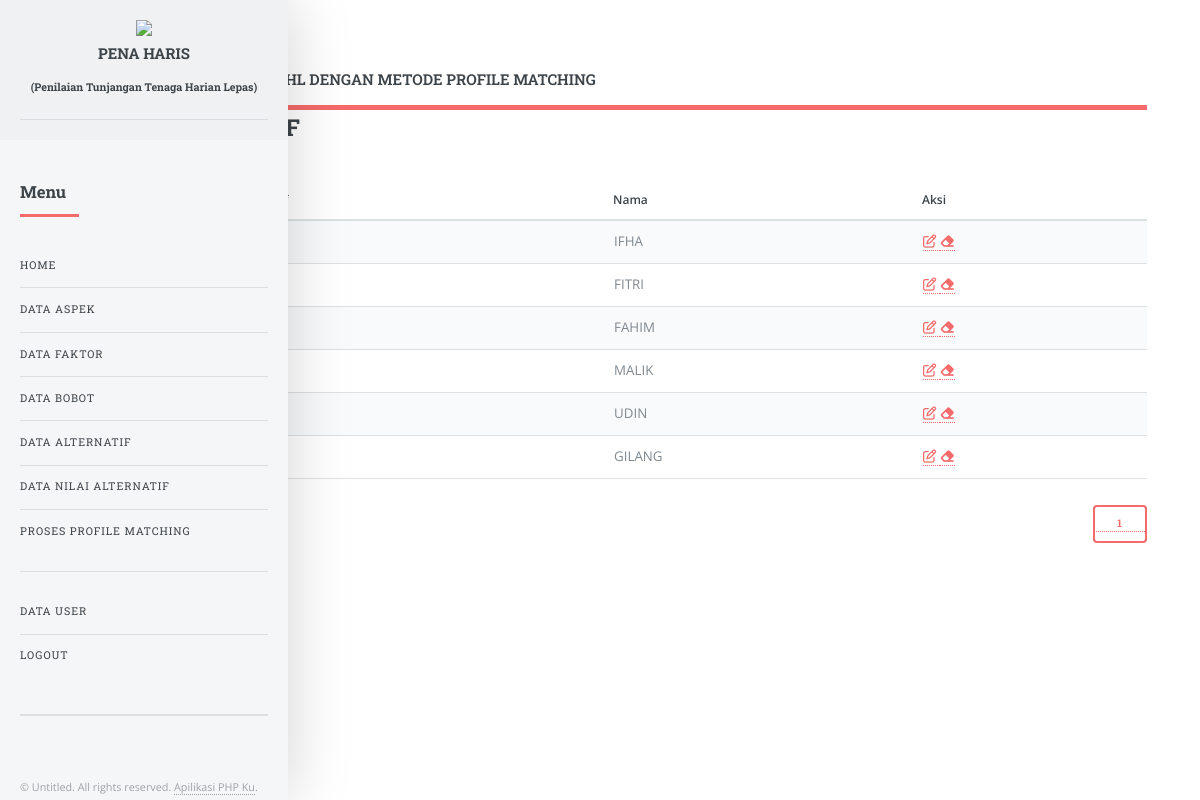
Screenshot of /index.php?page=alternatif (signed in) with the database file from the repository.
### tables this page shows
CREATE TABLE `tbl_karyawan` (
  `id_karyawan` tinyint(3) UNSIGNED NOT NULL,
  `nama_karyawan` varchar(100) NOT NULL
);

### alternatif.php (the view, shortened to what this page needs)
<div class="panel-heading"><h2>DAFTAR ALTERNATIF</h2></div>
<a href="?page=alternatif_tambah">TAMBAH ALTERNATIF</a><br>
	<table class="table">
		<thead>
			<tr>
				<th>No</th>
				<th>Id Alternatif</th>
				<th>Nama</th>
				<th>Aksi</th>
			</tr>
		</thead>
		<tbody>
			<?php
			$halaman = 10;
			  $page = isset($_GET["halaman"]) ? (int)$_GET["halaman"] : 1;
			  $mulai = ($page>1) ? ($page * $halaman) - $halaman : 0;
			  $result = mysqli_query($koneksi, "SELECT * FROM tbl_karyawan");
			  $total = mysqli_num_rows($result);
			  $pages = ceil($total/$halaman);
			  $query = mysqli_query($koneksi, "SELECT * FROM tbl_karyawan LIMIT $mulai, $halaman")or die(mysqli_error($koneksi));
			while ($data = mysqli_fetch_assoc($query)){
				?>
				<tr>
					<td><?php echo $nomor=$nomor+1; ?></td>
					<td><?php echo $data['id_karyawan']; ?></td>
					<td><?php echo $data['nama_karyawan']; ?></td>
					<td>
						<a href="?page=alternatif_edit&id_karyawan=<?php echo $data['id_karyawan']; ?>">
						<i class='fa fa-edit'></i>
						</a>
						<a href="alternatif_hapus.php?id_karyawan=<?php echo $data['id_karyawan']; ?>">
						<i class="fa fa-eraser"></i>
						</a>
					</td>
				</tr>
			<?php
		}
			?>
		</tbody>
	</table>
	<div class="">
		<p align="right">
			<?php for ($i=1; $i<=$pages ; $i++){ ?>
				<a href="?page=alternatif&halaman=<?php echo $i; ?>"><input type="button" value="<?php echo $i; ?>"></a>
		<?php } ?>
		</p>
	</div>

### main.css (style rules this page uses)
html, body, div, span, applet, object, iframe, h1, h2, h3, h4, h5, h6, p, blockquote, pre, a, abbr, acronym, address, big, cite, code, del, dfn, em, img, ins, kbd, q, s, samp, small, strike, strong, sub, sup, tt, var, b, u, i, center, dl, dt, dd, ol, ul, li, fieldset, form, label, legend, table, caption, tbody, tfoot, thead, tr, th, td, article, aside, canvas, details, embed, figure, figcaption, footer, header, hgroup, menu, nav, output, ruby, section, summary, time, mark, audio, video { margin: 0; padding: 0; border: 0; font-size: 100%; font: inherit; vertical-align: baseline; }
body { line-height: 1; }
table { border-collapse: collapse; border-spacing: 0; }
body { -webkit-text-size-adjust: none; }
*, *:before, *:after { -moz-box-sizing: border-box; -webkit-box-sizing: border-box; box-sizing: border-box; }
body { -ms-overflow-style: scrollbar; }
body { background: #ffffff; }
body, input, select, textarea { color: #7f888f; font-family: "Open Sans", sans-serif; font-size: 13pt; font-weight: 400; line-height: 1.65; }
@media screen and (max-width: 1680px) { body, input, select, textarea { font-size: 11pt; } }
@media screen and (max-width: 1280px) { body, input, select, textarea { font-size: 10pt; } }
a { -moz-transition: color 0.2s ease-in-out, border-bottom-color 0.2s ease-in-out; -webkit-transition: color 0.2s ease-in-out, border-bottom-color 0.2s ease-in-out; -ms-transition: color 0.2s ease-in-out, border-bottom-color 0.2s ease-in-out; transition: color 0.2s ease-in-out, border-bottom-color 0.2s ease-in-out; border-bottom: dotted 1px; color: #f56a6a; text-decoration: none; }
em, i { font-style: italic; }
p { margin: 0 0 2em 0; }
h1, h2, h3, h4, h5, h6 { color: #3d4449; font-family: "Roboto Slab", serif; font-weight: 700; line-height: 1.5; margin: 0 0 1em 0; }
h2 { font-size: 1.75em; }
table { margin: 0 0 2em 0; width: 100%; }
table tbody tr { border: solid 1px rgba(210, 215, 217, 0.75); border-left: 0; border-right: 0; }
table tbody tr:nth-child(2n + 1) { background-color: rgba(230, 235, 237, 0.25); }
table td { padding: 0.75em 0.75em; }
table th { color: #3d4449; font-size: 0.9em; font-weight: 600; padding: 0 0.75em 0.75em 0.75em; text-align: left; }
table thead { border-bottom: solid 2px rgba(210, 215, 217, 0.75); }
input[type="submit"], input[type="reset"], input[type="button"], button, .button { -moz-appearance: none; -webkit-appearance: none; -ms-appearance: none; appearance: none; -moz-transition: background-color 0.2s ease-in-out, color 0.2s ease-in-out; -webkit-transition: background-color 0.2s ease-in-out, color 0.2s ease-in-out; -ms-transition: background-color 0.2s ease-in-out, color 0.2s ease-in-out; transition: background-color 0.2s ease-in-out, color 0.2s ease-in-out; background-color: transparent; border-radius: 0.375em; border: 0; box-shadow: inset 0 0 0 2px #f56a6a; color: #f56a6a !important; cursor: pointer; display: inline-block; font-family: "Roboto Slab", serif; font-size: 0.8em; font-weight: 700; height: 3.5em; letter-spacing: 0.075em; line-height: 3.5em; padding: 0 2.25em; text-align: center; text-decoration: none; text-transform: uppercase; white-space: nowrap; }

### rows the page displays
tbl_karyawan: nama_karyawan "IFHA"
tbl_karyawan: nama_karyawan "FITRI"
tbl_karyawan: nama_karyawan "FAHIM"
tbl_karyawan: nama_karyawan "MALIK"
tbl_karyawan: nama_karyawan "UDIN"
tbl_karyawan: nama_karyawan "GILANG"
